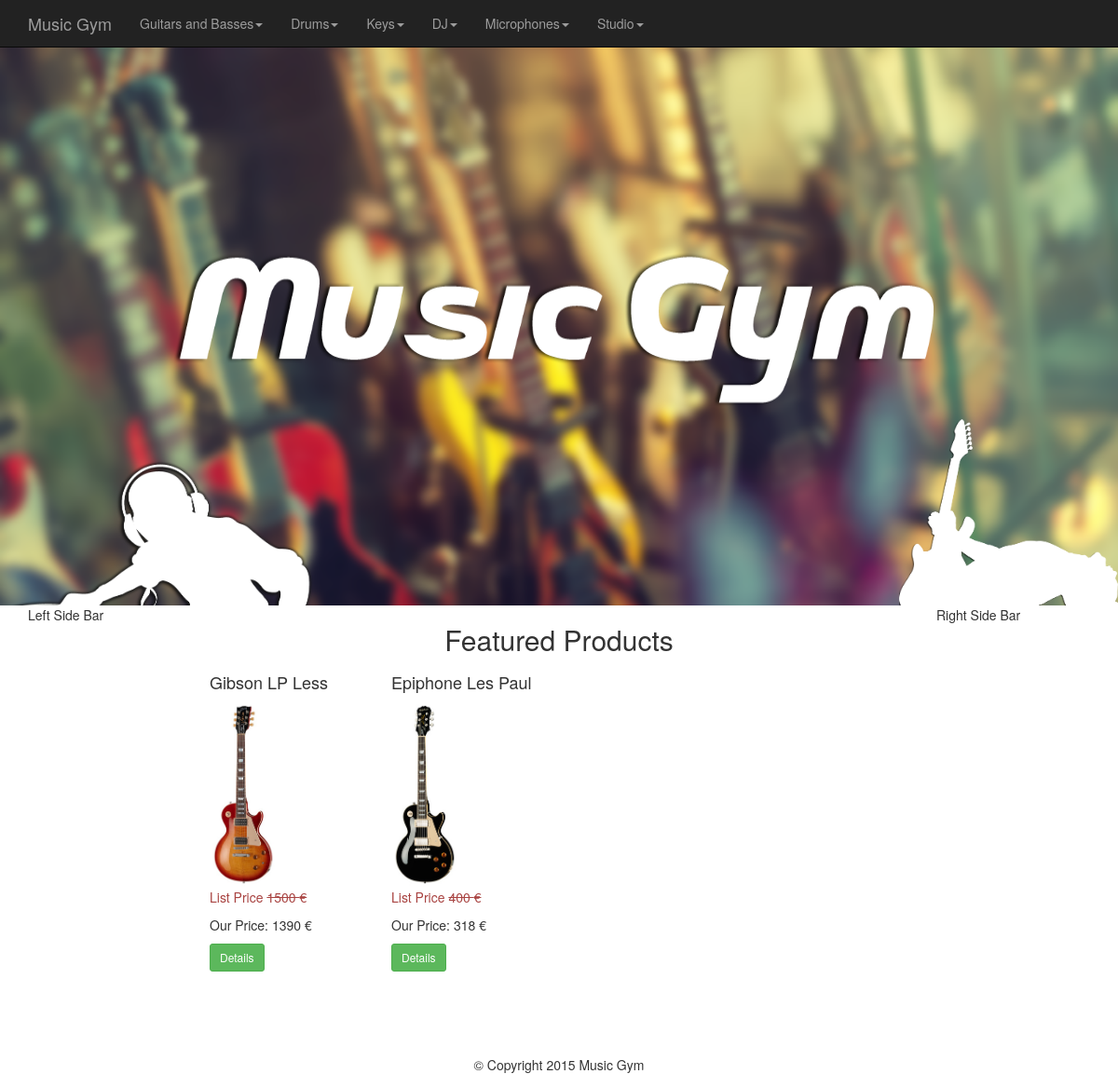
Before: / with the older database file.
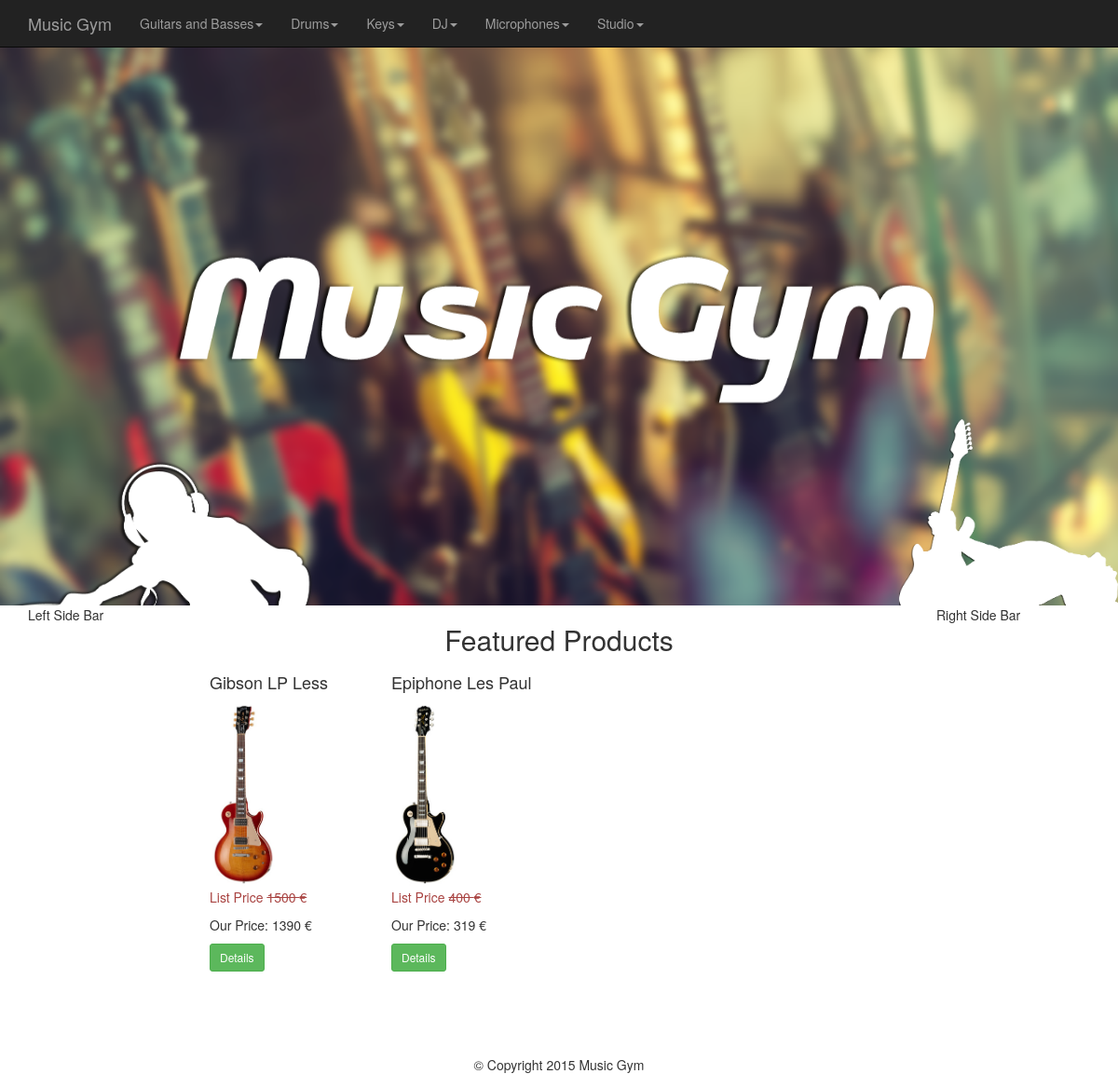
After: the same page with the newer database file.
### tables this page shows
CREATE TABLE IF NOT EXISTS `categories` (
  `id` int(11) NOT NULL AUTO_INCREMENT,
  `category` varchar(255) NOT NULL,
  `parent` int(11) NOT NULL DEFAULT '0',
  PRIMARY KEY (`id`)
);

CREATE TABLE IF NOT EXISTS `products` (
  `id` int(11) NOT NULL AUTO_INCREMENT,
  `title` varchar(255) NOT NULL,
  `price` decimal(10,0) NOT NULL,
  `list_price` decimal(10,0) NOT NULL,
  `brand` int(11) NOT NULL,
  `categories` varchar(255) NOT NULL,
  `image` varchar(255) NOT NULL,
  `description` text NOT NULL,
  `featured` tinyint(4) NOT NULL DEFAULT '0',
  `deleted` tinyint(4) NOT NULL DEFAULT '0',
  `quantity` int(11) NOT NULL,
  PRIMARY KEY (`id`)
);

### index.php (the view)
<?php
require_once 'core/init.php';
include 'includes/head.php';
include 'includes/navigation.php';
include 'includes/headerfull.php';
include 'includes/leftbar.php';
$sql = "SELECT * FROM  products WHERE featured = 1";
$featured = $db->query($sql);
?>
            <div class="col-md-8">
                <div class="row">
                    <h2 class="text-center">Featured Products</h2>
                    <?php while($product = mysqli_fetch_assoc($featured)) : ?>
                        <div class="col-md-3">
                            <h4><?= $product['title']; ?></h4>
                            <img src="<?= $product['image'];?>" alt="<?= $product['title']; ?>" class="img-thumb"/>
                            <p class="list-price text-danger">List Price <s><?= $product['list_price'];?> &euro;</s></p>
                            <p class="price">Our Price: <?= $product['price'];?> &euro;</p>
                            <button type="button" class="btn btn-sm btn-success" onclick="detailsmodal(<?= $product['id']; ?>)" >Details</button>
                        </div>
                    <?php endwhile; ?>
                </div>
            </div>
<?php
include 'includes/rightbar.php';
include 'includes/footer.php';
?>

### includes/head.php (shortened to what this page needs)
<!DOCTYPE html>
<html>
    <head>
        <link rel="stylesheet" href="css/bootstrap.min.css">
        <link rel="stylesheet" href="css/main.css">
    </head>
    <body>

### includes/navigation.php (shortened to what this page needs)
<?php
$sql = "SELECT * FROM categories WHERE parent = 0";
$pquery = $db->query($sql);
?>
        <nav class="navbar navbar-inverse navbar-fixed-top">
            <div class="container">
                <a href="index.php" class="navbar-brand">Music Gym</a>
                <ul class="nav navbar-nav">
                    <?php while($parent = mysqli_fetch_assoc($pquery))  : ?>
                    <li class="dropdown">
                        <a href="#" class="dropdown-toggle" data-toggle="dropdown"><?php echo $parent['category']; ?><span class="caret"></span></a>
                    </li>
                    <?php endwhile; ?>
                </ul>
            </div>
        </nav>

### includes/headerfull.php (shortened to what this page needs)
<div id="headerWrapper">
    <div id="logotext"></div>
    <div id="fore"></div>
</div>
<div class="container-fluid">

### includes/leftbar.php
<div class="col-md-2">Left Side Bar</div>

### includes/rightbar.php
<div class="col-md-2">Right Side Bar</div>

### includes/footer.php (shortened to what this page needs)
</div><br><br>
    <footer class="text-center" id="footer">&copy; Copyright 2015 Music Gym</footer>
    </body>
</html>

### css/main.css (style rules this page uses)
body { padding-top: 50px; }
#headerWrapper { position: relative; padding: 0; margin: 0; overflow: hidden; height: 600px; background-image: url(../images/headerlogo/background.png); background-repeat: no-repeat; background-size: 100% 700px; background-position: top center; background-attachment: fixed; }
#logotext { position: absolute; width: 100%; height: 180px; background-image: url(../images/headerlogo/logo.png); background-repeat: no-repeat; background-position: center; background-size: 70% 180px; top: 50%; margin-top: -90px; }
#fore { position: absolute; width: 100%; height: 400px; background-image: url(../images/headerlogo/riff.png); background-size: auto 400px; background-repeat: no-repeat; background-position: right bottom; top: 400px; right: -10px; }
.img-thumb { width: auto; height: 200px; }
#footer { margin-top: 50px; }

Changed rows visible on the page:
changed products "Epiphone Les Paul": price "318" → "319"
